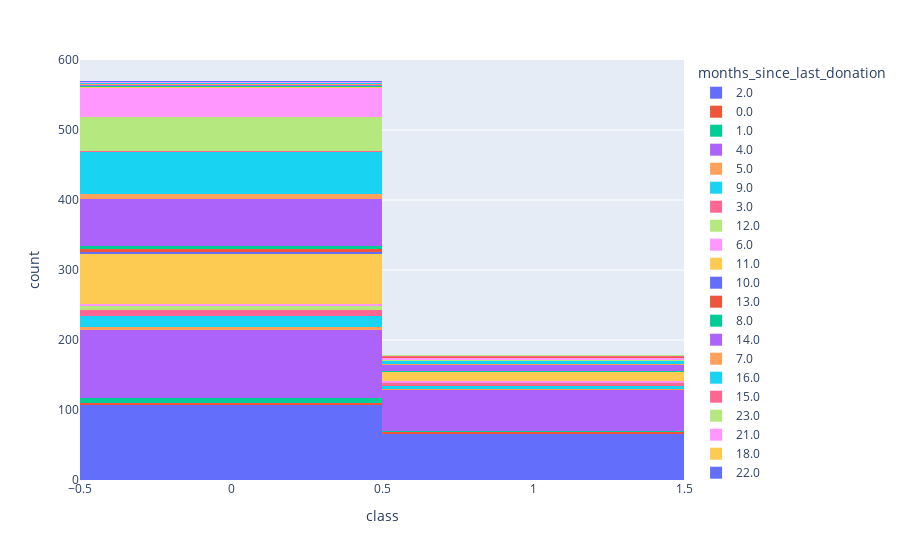

Notebook source saved alongside this figure:
### Code cell
fig = pd.fig = px.histogram(data_frame=df, x='class', color='months_since_last_donation')
fig.show()

### Figure 1 — Plotly figure (JSON) as saved in the notebook; plotly's stock layout.template omitted (floating-point values rounded to 4 significant figures; data arrays with more than 128 entries replaced by an {"elided": "..."} marker saying what was removed)
{"data": [{"alignmentgroup": "True", "bingroup": "x", "hovertemplate": "months_since_last_donation=2.0<br>class=%{x}<br>count=%{y}<extra></extra>", "legendgroup": "2.0", "marker": {"color": "#636efa", "pattern": {"shape": ""}}, "name": "2.0", "offsetgroup": "2.0", "orientation": "v", "showlegend": true, "type": "histogram", "x": {"elided": "173 int values"}, "xaxis": "x", "yaxis": "y"}, {"alignmentgroup": "True", "bingroup": "x", "hovertemplate": "months_since_last_donation=0.0<br>class=%{x}<br>count=%{y}<extra></extra>", "legendgroup": "0.0", "marker": {"color": "#EF553B", "pattern": {"shape": ""}}, "name": "0.0", "offsetgroup": "0.0", "orientation": "v", "showlegend": true, "type": "histogram", "x": [1, 0, 0, 0, 1], "xaxis": "x", "yaxis": "y"}, {"alignmentgroup": "True", "bingroup": "x", "hovertemplate": "months_since_last_donation=1.0<br>class=%{x}<br>count=%{y}<extra></extra>", "legendgroup": "1.0", "marker": {"color": "#00cc96", "pattern": {"shape": ""}}, "name": "1.0", "offsetgroup": "1.0", "orientation": "v", "showlegend": true, "type": "histogram", "x": [1, 0, 0, 0, 0, 0, 0, 1, 0], "xaxis": "x", "yaxis": "y"}, {"alignmentgroup": "True", "bingroup": "x", "hovertemplate": "months_since_last_donation=4.0<br>class=%{x}<br>count=%{y}<extra></extra>", "legendgroup": "4.0", "marker": {"color": "#ab63fa", "pattern": {"shape": ""}}, "name": "4.0", "offsetgroup": "4.0", "orientation": "v", "showlegend": true, "type": "histogram", "x": {"elided": "156 int values"}, "xaxis": "x", "yaxis": "y"}, {"alignmentgroup": "True", "bingroup": "x", "hovertemplate": "months_since_last_donation=5.0<br>class=%{x}<br>count=%{y}<extra></extra>", "legendgroup": "5.0", "marker": {"color": "#FFA15A", "pattern": {"shape": ""}}, "name": "5.0", "offsetgroup": "5.0", "orientation": "v", "showlegend": true, "type": "histogram", "x": [1, 1, 0, 0, 0, 0], "xaxis": "x", "yaxis": "y"}, {"alignmentgroup": "True", "bingroup": "x", "hovertemplate": "months_since_last_donation=9.0<br>class=%{x}<br>count=%{y}<extra></extra>", "legendgroup": "9.0", "marker": {"color": "#19d3f3", "pattern": {"shape": ""}}, "name": "9.0", "offsetgroup": "9.0", "orientation": "v", "showlegend": true, "type": "histogram", "x": [0, 0, 1, 0, 0, 1, 0, 0, 1, 0, 0, 0, 0, 0, 0, 0, 1, 0, 0, 0], "xaxis": "x", "yaxis": "y"}, {"alignmentgroup": "True", "bingroup": "x", "hovertemplate": "months_since_last_donation=3.0<br>class=%{x}<br>count=%{y}<extra></extra>", "legendgroup": "3.0", "marker": {"color": "#FF6692", "pattern": {"shape": ""}}, "name": "3.0", "offsetgroup": "3.0", "orientation": "v", "showlegend": true, "type": "histogram", "x": [0, 0, 0, 0, 0, 1, 0, 1, 1, 0, 1, 0, 1], "xaxis": "x", "yaxis": "y"}, {"alignmentgroup": "True", "bingroup": "x", "hovertemplate": "months_since_last_donation=12.0<br>class=%{x}<br>count=%{y}<extra></extra>", "legendgroup": "12.0", "marker": {"color": "#B6E880", "pattern": {"shape": ""}}, "name": "12.0", "offsetgroup": "12.0", "orientation": "v", "showlegend": true, "type": "histogram", "x": [0, 0, 0, 0, 0, 0], "xaxis": "x", "yaxis": "y"}, {"alignmentgroup": "True", "bingroup": "x", "hovertemplate": "months_since_last_donation=6.0<br>class=%{x}<br>count=%{y}<extra></extra>", "legendgroup": "6.0", "marker": {"color": "#FF97FF", "pattern": {"shape": ""}}, "name": "6.0", "offsetgroup": "6.0", "orientation": "v", "showlegend": true, "type": "histogram", "x": [0, 0, 1, 1, 0], "xaxis": "x", "yaxis": "y"}, {"alignmentgroup": "True", "bingroup": "x", "hovertemplate": "months_since_last_donation=11.0<br>class=%{x}<br>count=%{y}<extra></extra>", "legendgroup": "11.0", "marker": {"color": "#FECB52", "pattern": {"shape": ""}}, "name": "11.0", "offsetgroup": "11.0", "orientation": "v", "showlegend": true, "type": "histogram", "x": [0, 0, 1, 0, 0, 0, 0, 0, 0, 0, 0, 0, 1, 0, 0, 0, 0, 1, 1, 0, 1, 0, 0, 0, 0, 0, 0, 0, 1, 0, 0, 0, 0, 1, 0, 0, 1, 0, 0, 1, 0, 0, 0, 0, 0, 0, 0, 0, 0, 0, 0, 0, 0, 0, 0, 1, 0, 0, 0, 0, 0, 0, 0, 0, 0, 0, 0, 0, 0, 1, 0, 0, 0, 0, 0, 0, 0, 1, 0, 0, 0, 0, 0, 1], "xaxis": "x", "yaxis": "y"}, {"alignmentgroup": "True", "bingroup": "x", "hovertemplate": "months_since_last_donation=10.0<br>class=%{x}<br>count=%{y}<extra></extra>", "legendgroup": "10.0", "marker": {"color": "#636efa", "pattern": {"shape": ""}}, "name": "10.0", "offsetgroup": "10.0", "orientation": "v", "showlegend": true, "type": "histogram", "x": [0, 0, 0], "xaxis": "x", "yaxis": "y"}, {"alignmentgroup": "True", "bingroup": "x", "hovertemplate": "months_since_last_donation=13.0<br>class=%{x}<br>count=%{y}<extra></extra>", "legendgroup": "13.0", "marker": {"color": "#EF553B", "pattern": {"shape": ""}}, "name": "13.0", "offsetgroup": "13.0", "orientation": "v", "showlegend": true, "type": "histogram", "x": [0, 0, 1, 0, 0], "xaxis": "x", "yaxis": "y"}, {"alignmentgroup": "True", "bingroup": "x", "hovertemplate": "months_since_last_donation=8.0<br>class=%{x}<br>count=%{y}<extra></extra>", "legendgroup": "8.0", "marker": {"color": "#00cc96", "pattern": {"shape": ""}}, "name": "8.0", "offsetgroup": "8.0", "orientation": "v", "showlegend": true, "type": "histogram", "x": [0, 0, 0, 1, 0, 0], "xaxis": "x", "yaxis": "y"}, {"alignmentgroup": "True", "bingroup": "x", "hovertemplate": "months_since_last_donation=14.0<br>class=%{x}<br>count=%{y}<extra></extra>", "legendgroup": "14.0", "marker": {"color": "#ab63fa", "pattern": {"shape": ""}}, "name": "14.0", "offsetgroup": "14.0", "orientation": "v", "showlegend": true, "type": "histogram", "x": [0, 0, 0, 0, 1, 0, 1, 1, 1, 0, 0, 0, 0, 0, 0, 0, 0, 0, 1, 0, 0, 1, 0, 0, 0, 0, 1, 0, 0, 0, 0, 0, 0, 0, 0, 0, 0, 0, 0, 0, 0, 0, 0, 0, 0, 0, 0, 0, 0, 0, 0, 0, 0, 0, 1, 0, 0, 0, 0, 0, 0, 0, 0, 0, 0, 0, 0, 0, 0, 0, 0, 0, 0, 0, 1, 0], "xaxis": "x", "yaxis": "y"}, {"alignmentgroup": "True", "bingroup": "x", "hovertemplate": "months_since_last_donation=7.0<br>class=%{x}<br>count=%{y}<extra></extra>", "legendgroup": "7.0", "marker": {"color": "#FFA15A", "pattern": {"shape": ""}}, "name": "7.0", "offsetgroup": "7.0", "orientation": "v", "showlegend": true, "type": "histogram", "x": [0, 0, 0, 0, 0, 0, 1, 0], "xaxis": "x", "yaxis": "y"}, {"alignmentgroup": "True", "bingroup": "x", "hovertemplate": "months_since_last_donation=16.0<br>class=%{x}<br>count=%{y}<extra></extra>", "legendgroup": "16.0", "marker": {"color": "#19d3f3", "pattern": {"shape": ""}}, "name": "16.0", "offsetgroup": "16.0", "orientation": "v", "showlegend": true, "type": "histogram", "x": [0, 0, 0, 0, 0, 0, 0, 0, 0, 1, 0, 1, 0, 0, 1, 0, 0, 0, 0, 0, 0, 0, 0, 0, 0, 0, 0, 0, 0, 0, 0, 0, 0, 0, 0, 0, 1, 0, 0, 0, 0, 0, 0, 0, 0, 0, 0, 0, 0, 0, 0, 0, 0, 0, 0, 0, 0, 0, 0, 0, 0, 0, 0], "xaxis": "x", "yaxis": "y"}, {"alignmentgroup": "True", "bingroup": "x", "hovertemplate": "months_since_last_donation=15.0<br>class=%{x}<br>count=%{y}<extra></extra>", "legendgroup": "15.0", "marker": {"color": "#FF6692", "pattern": {"shape": ""}}, "name": "15.0", "offsetgroup": "15.0", "orientation": "v", "showlegend": true, "type": "histogram", "x": [0, 0], "xaxis": "x", "yaxis": "y"}, {"alignmentgroup": "True", "bingroup": "x", "hovertemplate": "months_since_last_donation=23.0<br>class=%{x}<br>count=%{y}<extra></extra>", "legendgroup": "23.0", "marker": {"color": "#B6E880", "pattern": {"shape": ""}}, "name": "23.0", "offsetgroup": "23.0", "orientation": "v", "showlegend": true, "type": "histogram", "x": [0, 0, 0, 0, 0, 0, 0, 0, 0, 0, 0, 0, 0, 0, 0, 0, 0, 0, 0, 0, 0, 0, 0, 0, 0, 0, 0, 0, 0, 0, 0, 0, 0, 0, 0, 0, 0, 0, 1, 0, 0, 0, 0, 0, 0, 0, 0, 0, 0, 0], "xaxis": "x", "yaxis": "y"}, {"alignmentgroup": "True", "bingroup": "x", "hovertemplate": "months_since_last_donation=21.0<br>class=%{x}<br>count=%{y}<extra></extra>", "legendgroup": "21.0", "marker": {"color": "#FF97FF", "pattern": {"shape": ""}}, "name": "21.0", "offsetgroup": "21.0", "orientation": "v", "showlegend": true, "type": "histogram", "x": [0, 0, 1, 0, 1, 0, 0, 0, 0, 0, 0, 0, 0, 0, 0, 0, 0, 0, 0, 0, 1, 0, 0, 0, 0, 0, 0, 0, 0, 0, 0, 0, 0, 0, 0, 0, 0, 0, 0, 0, 0, 0, 0, 0], "xaxis": "x", "yaxis": "y"}, {"alignmentgroup": "True", "bingroup": "x", "hovertemplate": "months_since_last_donation=18.0<br>class=%{x}<br>count=%{y}<extra></extra>", "legendgroup": "18.0", "marker": {"color": "#FECB52", "pattern": {"shape": ""}}, "name": "18.0", "offsetgroup": "18.0", "orientation": "v", "showlegend": true, "type": "histogram", "x": [0, 0], "xaxis": "x", "yaxis": "y"}, {"alignmentgroup": "True", "bingroup": "x", "hovertemplate": "months_since_last_donation=22.0<br>class=%{x}<br>count=%{y}<extra></extra>", "legendgroup": "22.0", "marker": {"color": "#636efa", "pattern": {"shape": ""}}, "name": "22.0", "offsetgroup": "22.0", "orientation": "v", "showlegend": true, "type": "histogram", "x": [1], "xaxis": "x", "yaxis": "y"}, {"alignmentgroup": "True", "bingroup": "x", "hovertemplate": "months_since_last_donation=26.0<br>class=%{x}<br>count=%{y}<extra></extra>", "legendgroup": "26.0", "marker": {"color": "#EF553B", "pattern": {"shape": ""}}, "name": "26.0", "offsetgroup": "26.0", "orientation": "v", "showlegend": true, "type": "histogram", "x": [1], "xaxis": "x", "yaxis": "y"}, {"alignmentgroup": "True", "bingroup": "x", "hovertemplate": "months_since_last_donation=35.0<br>class=%{x}<br>count=%{y}<extra></extra>", "legendgroup": "35.0", "marker": {"color": "#00cc96", "pattern": {"shape": ""}}, "name": "35.0", "offsetgroup": "35.0", "orientation": "v", "showlegend": true, "type": "histogram", "x": [0], "xaxis": "x", "yaxis": "y"}, {"alignmentgroup": "True", "bingroup": "x", "hovertemplate": "months_since_last_donation=38.0<br>class=%{x}<br>count=%{y}<extra></extra>", "legendgroup": "38.0", "marker": {"color": "#ab63fa", "pattern": {"shape": ""}}, "name": "38.0", "offsetgroup": "38.0", "orientation": "v", "showlegend": true, "type": "histogram", "x": [0, 0], "xaxis": "x", "yaxis": "y"}, {"alignmentgroup": "True", "bingroup": "x", "hovertemplate": "months_since_last_donation=40.0<br>class=%{x}<br>count=%{y}<extra></extra>", "legendgroup": "40.0", "marker": {"color": "#FFA15A", "pattern": {"shape": ""}}, "name": "40.0", "offsetgroup": "40.0", "orientation": "v", "showlegend": true, "type": "histogram", "x": [0], "xaxis": "x", "yaxis": "y"}, {"alignmentgroup": "True", "bingroup": "x", "hovertemplate": "months_since_last_donation=74.0<br>class=%{x}<br>count=%{y}<extra></extra>", "legendgroup": "74.0", "marker": {"color": "#19d3f3", "pattern": {"shape": ""}}, "name": "74.0", "offsetgroup": "74.0", "orientation": "v", "showlegend": true, "type": "histogram", "x": [0], "xaxis": "x", "yaxis": "y"}, {"alignmentgroup": "True", "bingroup": "x", "hovertemplate": "months_since_last_donation=20.0<br>class=%{x}<br>count=%{y}<extra></extra>", "legendgroup": "20.0", "marker": {"color": "#FF6692", "pattern": {"shape": ""}}, "name": "20.0", "offsetgroup": "20.0", "orientation": "v", "showlegend": true, "type": "histogram", "x": [1], "xaxis": "x", "yaxis": "y"}, {"alignmentgroup": "True", "bingroup": "x", "hovertemplate": "months_since_last_donation=17.0<br>class=%{x}<br>count=%{y}<extra></extra>", "legendgroup": "17.0", "marker": {"color": "#B6E880", "pattern": {"shape": ""}}, "name": "17.0", "offsetgroup": "17.0", "orientation": "v", "showlegend": true, "type": "histogram", "x": [1], "xaxis": "x", "yaxis": "y"}, {"alignmentgroup": "True", "bingroup": "x", "hovertemplate": "months_since_last_donation=25.0<br>class=%{x}<br>count=%{y}<extra></extra>", "legendgroup": "25.0", "marker": {"color": "#FF97FF", "pattern": {"shape": ""}}, "name": "25.0", "offsetgroup": "25.0", "orientation": "v", "showlegend": true, "type": "histogram", "x": [0], "xaxis": "x", "yaxis": "y"}, {"alignmentgroup": "True", "bingroup": "x", "hovertemplate": "months_since_last_donation=39.0<br>class=%{x}<br>count=%{y}<extra></extra>", "legendgroup": "39.0", "marker": {"color": "#FECB52", "pattern": {"shape": ""}}, "name": "39.0", "offsetgroup": "39.0", "orientation": "v", "showlegend": true, "type": "histogram", "x": [0], "xaxis": "x", "yaxis": "y"}, {"alignmentgroup": "True", "bingroup": "x", "hovertemplate": "months_since_last_donation=72.0<br>class=%{x}<br>count=%{y}<extra></extra>", "legendgroup": "72.0", "marker": {"color": "#636efa", "pattern": {"shape": ""}}, "name": "72.0", "offsetgroup": "72.0", "orientation": "v", "showlegend": true, "type": "histogram", "x": [0], "xaxis": "x", "yaxis": "y"}], "layout": {"barmode": "relative", "legend": {"title": {"text": "months_since_last_donation"}, "tracegroupgap": 0}, "margin": {"t": 60}, "xaxis": {"anchor": "y", "domain": [0, 1], "title": {"text": "class"}}, "yaxis": {"anchor": "x", "domain": [0, 1], "title": {"text": "count"}}}}
